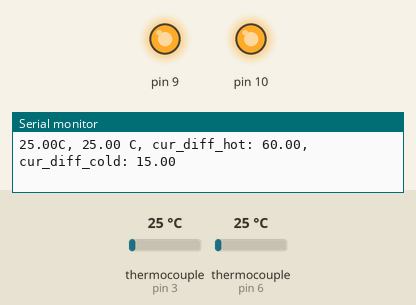
The sketch below on a simulated Arduino Uno, built with avr-gcc and run on an emulated ATmega328P. On the bench: output pins drawn as LEDs (lit = HIGH), the last lines printed to the serial monitor. Inputs (shaded band) come from the test bench; at power-on: thermocouple (sensors on pin 3, pin 6) 25 °C.

Above: at 2.3 s.
2.4 s: thermocouple (sensor on pin 3) set to 37 °C
3.9 s: thermocouple (sensor on pin 3) set to 43 °C
At 4.8 s:
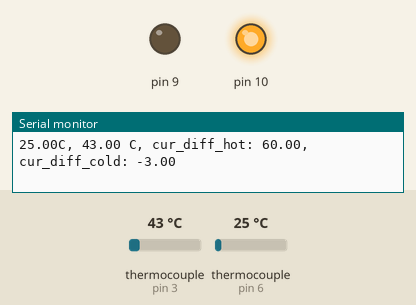
5.4 s: thermocouple (sensor on pin 6) set to 81 °C
7.4 s: thermocouple (sensor on pin 6) set to 90 °C
At 8.8 s:
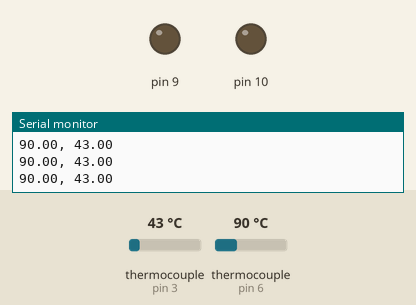
10.4 s: thermocouple (sensor on pin 3) set to 6 °C
At 11.0 s:
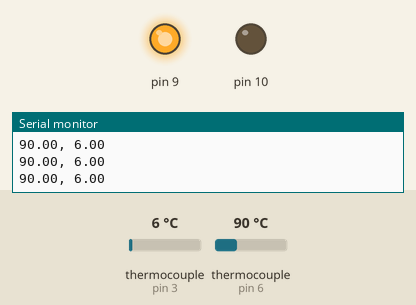
11.9 s: thermocouple (sensor on pin 3) set to 75 °C
At 13.3 s:
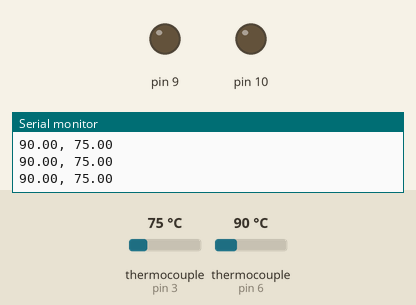
Timing chart, 0 to 14.4 s (numbered marks = the images above; inputs shaded):
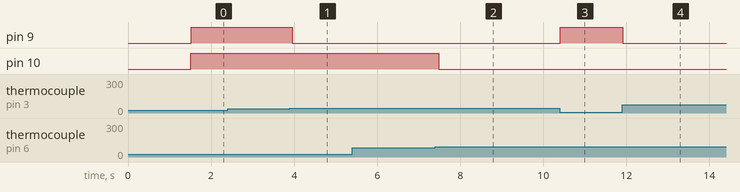

The sketch:

dynamic_target_temp.ino
```cpp
// Test 4	Controlling tempurature dyanamicaly
// 5-5-2019
// For:
//	Peltier measurments for both wet and dry tests
//
//	Description: This test runs	both peltiers depending on the target tempurature.
//		User sets the target temurature through the terminal. The peltiers go to the
//		target slowly. Once reached, if the target temp is higher than actaul then
//		votage increasese. If the target tempurature is lower than actaul the voltage
//		drops to 0 to cool down.
//
//		Reads the corrisponding tempurature outputs of both hto and cold sides

#define maxV 255
#define minV 0

#define hot_target  85   // target tempuratures set before running
#define cold_target 40

#include <Adafruit_MAX31855.h>
int maxDO = 5;
int maxCS = 6;
int maxCLK = 7;
int maxDO2 = 2;
int maxCS2 = 3;
int maxCLK2 = 4;


//create a max31855 reference and tell it what pin does what
Adafruit_MAX31855 thermoOne(maxCLK, maxCS, maxDO);
Adafruit_MAX31855 thermoTwo(maxCLK2, maxCS2, maxDO2);

int count = 0;
float arduinoV;

//	curr_diff_hot
//		calculates and returns the difference from the target tempurature and the current for hot side
double cur_diff_hot() {
	double hot_current;
	hot_current = thermoOne.readCelsius();

	return (hot_target - hot_current);
}

//	curr_diff_cold
//		calculates and returns the difference from the target tempurature and the current for cold side

double cur_diff_cold() {
	double cold_current;
	cold_current = thermoTwo.readCelsius();

	return (cold_target - cold_current);
}

//	get_to_target
//		makes peliters get to specified tempuratures
void get_to_target() {
	int count = 0;
	while (cur_diff_hot() > 5) {

		analogWrite(10, maxV); //write to the second Mosfet 255
		if (cur_diff_cold() > 5) {
			analogWrite(9, maxV); //write to the second Mosfet 255
		}
		if (cur_diff_cold() <= 0) {
			analogWrite(9, minV);
		}
		//if (count > 1000) {
		Serial.print(thermoOne.readCelsius()); //cold
		Serial.print("C, ");
		Serial.print(thermoTwo.readCelsius()); //hot
		Serial.print(" C, cur_diff_hot: ");
		Serial.print(cur_diff_hot());
		Serial.print(", cur_diff_cold: ");
		Serial.print(cur_diff_cold());
		Serial.print("\n");

		//}
	}

	while (cur_diff_hot() > 0) {

		analogWrite(10, maxV); //slow down temp increase
		if (cur_diff_cold() > 0) {
			analogWrite(9, maxV); //write to the second Mosfet 255
		}
		if (cur_diff_cold() <= 0) {
			analogWrite(9, minV);
		}
		//if (count > 1000) {
		Serial.print(thermoOne.readCelsius()); //cold
		Serial.print(" C, ");
		Serial.print(thermoTwo.readCelsius()); //hot
		Serial.print(" C, cur_diff_hot: ");
		Serial.print(cur_diff_hot());
		Serial.print(", cur_diff_cold: ");
		Serial.print(cur_diff_cold());
		Serial.print("\n");

		if (cur_diff_hot() <= 0) {
			return;
		}

		//}
	}
}

void setup() {
	Serial.begin(9600);
	// The MAX31855 needs a little time to stabilize
	delay(500);

	Serial.print("Input target Cold tempurature in C: ");
	Serial.println(cold_target);
	//serial in tar_cold
	Serial.print("Input target Hot tempurature in C:");
	Serial.println(hot_target);
	//serial in tar_hot
	delay(1000);

	Serial.print(thermoOne.readCelsius()); //cold
	Serial.print(", ");
	Serial.print(thermoTwo.readCelsius()); //hot
	Serial.print("\n");

	get_to_target();   //start getting to target tempurature

	Serial.print(thermoOne.readCelsius()); //cold
	Serial.print(", ");
	Serial.print(thermoTwo.readCelsius()); //hot
	Serial.print("\n");

	Serial.println("Start Test \n");
}


void loop() {
	//need to set up tempurature ranges and appropriate voltages to maintain the targets
	if (cur_diff_cold() > 0) {
		analogWrite(9, maxV);
	}
	else if (cur_diff_cold() <= 0) {
		analogWrite(9, minV);
	}
	if (cur_diff_hot() > 0) {
		analogWrite(10, maxV);
	}
	else if (cur_diff_cold() < 0) {
		analogWrite(10, minV);
	}
	// do the same for over shooting
	//count++;
	//if (count > 400) {
	Serial.print(thermoOne.readCelsius()); //cold
	Serial.print(", ");
	Serial.print(thermoTwo.readCelsius()); //hot
	Serial.print("\n");
	count = 0;
	//}


	// delay so it doesn't scroll too fast.
	//delay(10);
}
```

Measured:
- the behaviour switches between 39 and 40 °C on thermocouple (sensor on pin 3) (found by bisection; images 0 and 1)
- the behaviour switches between 84 and 85 °C on thermocouple (sensor on pin 6) (found by bisection; images 1 and 2)
- after the input at 3.9 s, pin 9: HIGH → LOW after 0.05 s
- after the input at 7.4 s, pin 10: HIGH → LOW after 0.08 s
- after the input at 10.4 s, pin 9: LOW → HIGH at once
- after the input at 11.9 s, pin 9: HIGH → LOW at once
